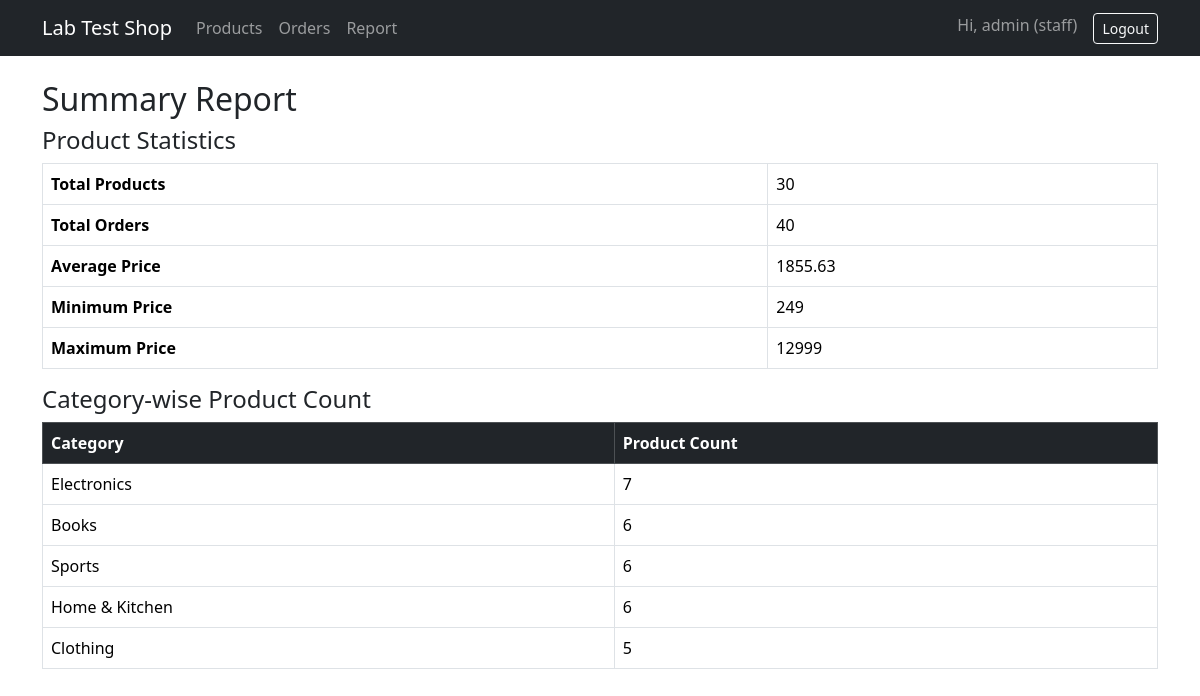
/report/ (signed in), run on the app's committed database.
### shop/models.py (models this page shows, shortened)
class Category(models.Model):
    name = models.CharField(max_length=50, unique=True)
    class Meta:
        verbose_name_plural = "categories"

### shop/views.py (the view)
# urls.py: path("report/", views.report, name="report"),
@login_required
def report(request):
    stats = Product.objects.aggregate(
        total_products=Count("id"),
        avg_price=Avg("price"),
        min_price=Min("price"),
        max_price=Max("price")
    )
    total_orders = Order.objects.aggregate(
        total=Count("id")
    )["total"]
    categories = Category.objects.annotate(
        product_count=Count("product")
    ).order_by("-product_count")
    return render(request, "shop/report.html", {
        "stats": stats,
        "total_orders": total_orders,
        "categories": categories
    })

### templates/shop/report.html (shortened to what this page needs)
{% extends "base.html" %}
{% block content %}
<h2>Summary Report</h2>
<h4>Product Statistics</h4>
<table class="table table-bordered">
    <tr>
        <th>Total Products</th>
        <td>{{ stats.total_products }}</td>
    </tr>
    <tr>
        <th>Total Orders</th>
        <td>{{ total_orders }}</td>
    </tr>
    <tr>
        <th>Average Price</th>
        <td>{{ stats.avg_price|floatformat:2 }}</td>
    </tr>
    <tr>
        <th>Minimum Price</th>
        <td>{{ stats.min_price }}</td>
    </tr>
    <tr>
        <th>Maximum Price</th>
        <td>{{ stats.max_price }}</td>
    </tr>
</table>
<h4>Category-wise Product Count</h4>
<table class="table table-bordered">
    <thead class="table-dark">
        <tr>
            <th>Category</th>
            <th>Product Count</th>
        </tr>
    </thead>
    <tbody>
        {% for c in categories %}
        <tr>
            <td>{{ c.name }}</td>
            <td>{{ c.product_count }}</td>
        </tr>
        {% empty %}
        <tr>
            <td colspan="2">No categories found</td>
        </tr>
        {% endfor %}
    </tbody>
</table>
{% endblock %}

### templates/base.html (shortened to what this page needs)
<!DOCTYPE html>
<html lang="en">
<head>
  <link href="https://cdn.jsdelivr.net/npm/bootstrap@5.3.3/dist/css/bootstrap.min.css" rel="stylesheet">
</head>
<body>
<nav class="navbar navbar-expand navbar-dark bg-dark mb-4">
  <div class="container">
    <a class="navbar-brand" href="{% url 'home' %}">Lab Test Shop</a>
    <ul class="navbar-nav me-auto">
      <li class="nav-item"><a class="nav-link" href="{% url 'product_list' %}">Products</a></li>
      <li class="nav-item"><a class="nav-link" href="{% url 'order_list' %}">Orders</a></li>
      <li class="nav-item">
    <a class="nav-link" href="{% url 'report' %}">
        Report
    </a>
</li>
    </ul>
    <ul class="navbar-nav">
      {% if user.is_authenticated %}
        <li class="nav-item"><span class="navbar-text me-3">Hi, {{ user.username }}{% if user.is_staff %} (staff){% endif %}</span></li>
        <li class="nav-item">
          <form method="post" action="{% url 'logout' %}">{% csrf_token %}
            <button class="btn btn-outline-light btn-sm">Logout</button>
          </form>
        </li>
      {% else %}
        <li class="nav-item"><a class="nav-link" href="{% url 'login' %}">Login</a></li>
      {% endif %}
    </ul>
  </div>
</nav>
<div class="container">
  {% block content %}{% endblock %}
</div>
</body>
</html>

### data on the page
Category: name "Electronics", product_count "7"
Category: name "Books", product_count "6"
Category: name "Sports", product_count "6"
Category: name "Home & Kitchen", product_count "6"
Category: name "Clothing", product_count "5"

### other printed values
{{ user.username }} "admin"
{{ stats.total_products }} "30"
{{ total_orders }} "40"
{{ stats.avg_price|floatformat:2 }} "1855.63"
{{ stats.min_price }} "249"
{{ stats.max_price }} "12999"
